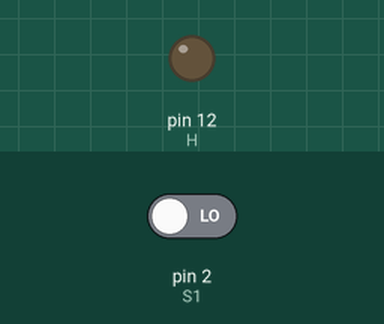
Recording of a sketch running on a simulated Arduino Uno, built with avr-gcc and run on an emulated ATmega328P. On the bench: output pins drawn as LEDs (lit = HIGH). Inputs (shaded band) come from the test bench; at power-on: pin 2 (S1) LOW.

Above: at 1.2 s.
1.3 s: pin 2 (S1) driven HIGH
At 2.4 s:
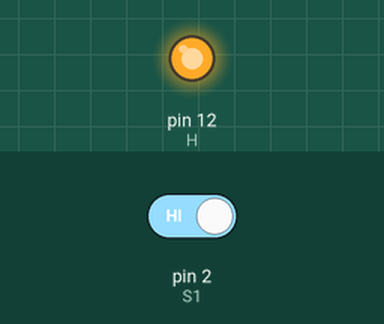
2.8 s: pin 2 (S1) driven LOW
At 3.5 s:
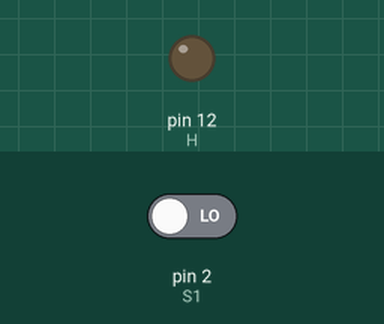
Timing chart, 0 to 5.8 s (numbered marks = the images above; inputs shaded):
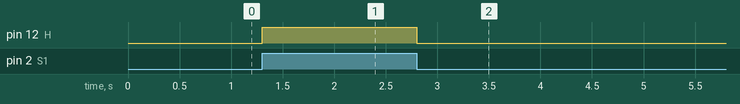

Measured:
- after the input at 1.3 s, pin 12 (H): LOW → HIGH at once
- after the input at 2.8 s, pin 12 (H): HIGH → LOW at once

The sketch:

Montage5.ino
```cpp
#define S1 2		//le port 2 prend le nom S1
#define H 12		//le port 12 prend le nom H
bool etatS1;		//déclaration d'une variable

void setup(){
pinMode(S1, INPUT);		//S1 est une entrée
pinMode(H, OUTPUT);	//H est une sortie
}

void loop(){
  etatS1=digitalRead(S1);		//la variable prend l'état logique de S1

  if (etatS1==true)		//si S1 est vrai
    digitalWrite(H, HIGH);		//H passe à un niveau haut
    else				//sinon
    digitalWrite(H, LOW);		//H passe à un niveau bas
}
```
